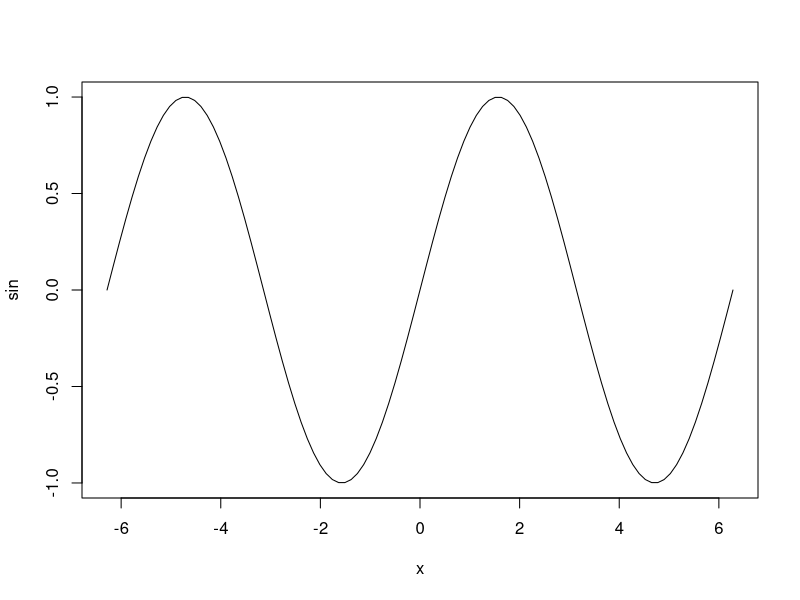
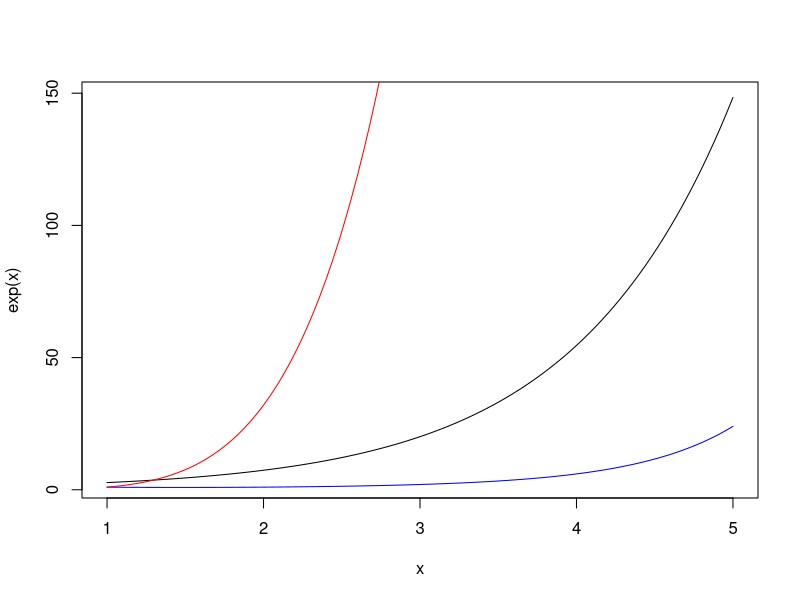

These figures' R source, in order:
# Functions can be plotted too!
plot(sin,from=-2*pi,to=2*pi)

# Expression can also be plotted directly.
curve(exp(x),from=1,to=5)
curve(gamma(x),add=TRUE,col="blue")
curve(x^5,add=TRUE,col="red")

